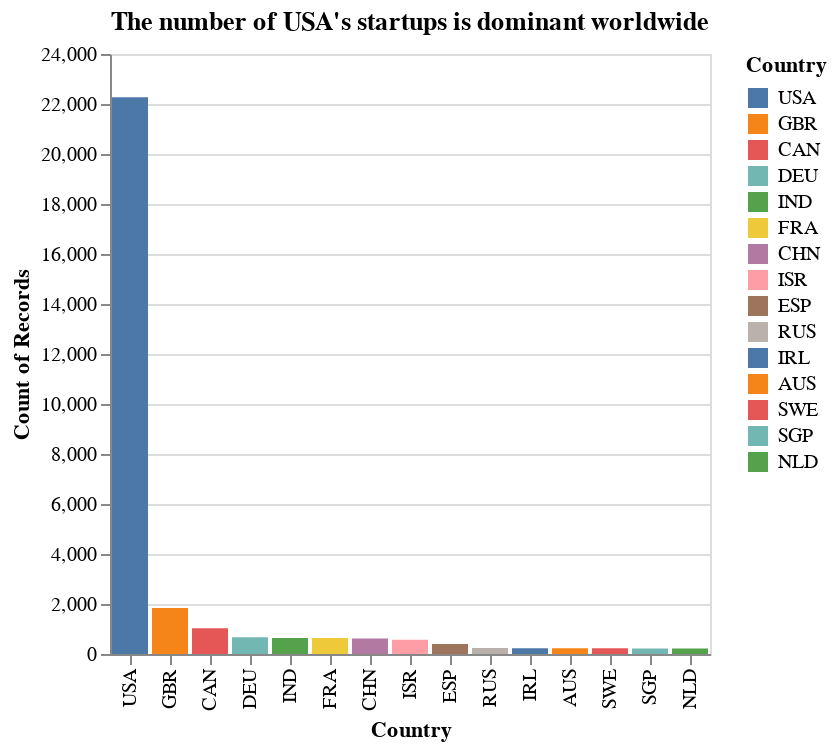

Notebook code cell kept with this figure:
### Markdown cell above
3. Constract a bar chart displays the top 15 countires for startups

### Code cell
df_country = df.groupby(['country_code'])['name'].count()
df_country = df_country.reset_index().sort_values(by = 'name',ascending = False)[:15]
df_country.rename({'country_code': 'Country', 'name': 'Count_of_Records'}, axis=1, inplace=True)
top_10_country = list(df_country['Country'])

alt.Chart(df_country, title = "The number of USA's startups is dominant worldwide").mark_bar().encode(
    alt.X('Country:N', sort=alt.EncodingSortField(order='descending')),
    alt.Y('Count_of_Records:Q', title = 'Count of Records'),
    alt.Color('Country:N', sort=alt.EncodingSortField(order='descending')),
    tooltip = ['Country', 'Count_of_Records']
).interactive()
#present

### Figure 1 — Vega-Lite specification as saved in the notebook (floating-point values rounded to 4 significant figures)
{"config": {"view": {"continuousWidth": 400, "continuousHeight": 300}}, "data": {"name": "data-bb0a5ab922211b39d1337cf581327395"}, "mark": "bar", "encoding": {"color": {"field": "Country", "sort": {"order": "descending"}, "type": "nominal"}, "tooltip": [{"field": "Country", "type": "nominal"}, {"field": "Count_of_Records", "type": "quantitative"}], "x": {"field": "Country", "sort": {"order": "descending"}, "type": "nominal"}, "y": {"field": "Count_of_Records", "title": "Count of Records", "type": "quantitative"}}, "selection": {"selector006": {"type": "interval", "bind": "scales", "encodings": ["x", "y"]}}, "title": "The number of USA's startups is dominant worldwide", "$schema": "https://vega.github.io/schema/vega-lite/v4.17.0.json", "datasets": {"data-bb0a5ab922211b39d1337cf581327395": [{"Country": "USA", "Count_of_Records": 22271}, {"Country": "GBR", "Count_of_Records": 1841}, {"Country": "CAN", "Count_of_Records": 1035}, {"Country": "DEU", "Count_of_Records": 675}, {"Country": "IND", "Count_of_Records": 645}, {"Country": "FRA", "Count_of_Records": 639}, {"Country": "CHN", "Count_of_Records": 619}, {"Country": "ISR", "Count_of_Records": 566}, {"Country": "ESP", "Count_of_Records": 398}, {"Country": "RUS", "Count_of_Records": 239}, {"Country": "IRL", "Count_of_Records": 234}, {"Country": "AUS", "Count_of_Records": 227}, {"Country": "SWE", "Count_of_Records": 226}, {"Country": "SGP", "Count_of_Records": 221}, {"Country": "NLD", "Count_of_Records": 220}]}}
